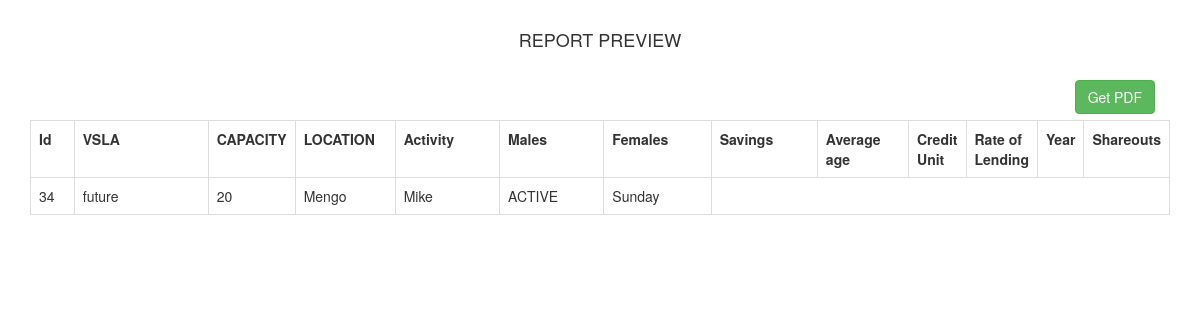
The app's page /report2.php with its own data.
### tables this page shows
CREATE TABLE `tbl_vsla` (
  `id` int(255) NOT NULL,
  `vslaName` varchar(25) NOT NULL,
  `capacity` int(11) NOT NULL,
  `location` varchar(25) NOT NULL,
  `chairperson` varchar(25) NOT NULL,
  `status` varchar(11) NOT NULL,
  `meeting` varchar(10) NOT NULL,
  `activity` text NOT NULL,
  `males` int(25) NOT NULL,
  `females` int(25) NOT NULL,
  `savings` int(25) NOT NULL,
  `averageage` int(25) NOT NULL,
  `creditunit` int(25) NOT NULL,
  `rateofLending` varchar(25) NOT NULL,
  `year` int(25) NOT NULL,
  `shareouts` int(25) NOT NULL,
  `division` varchar(255) NOT NULL,
  `loanstaken` int(11) NOT NULL,
  `loansreturned` int(11) NOT NULL
);

### report2.php (the view, shortened to what this page needs)
<?php
 function fetch_data()
 {
      $output = '';
      $conn = mysqli_connect("localhost", "root", "", "db_cfaax");
      $sql = "SELECT * FROM tbl_vsla ORDER BY id ASC";
      $result = mysqli_query($conn, $sql);
      while($row = mysqli_fetch_array($result))
      {
      $output .= '<tr>
                          <td>'.$row["id"].'</td>
                          <td>'.$row["vslaName"].'</td>
                          <td>'.$row["capacity"].'</td>
                          <td>'.$row["location"].'</td>
                          <td>'.$row["chairperson"].'</td>
                          <td>'.$row["status"].'</td>
                          <td>'.$row["meeting"].'</td>
                     </tr>
                          ';
      }
      return $output;
 }
 ?>
 <!DOCTYPE html>
 <html>
      <head>
           <link rel="stylesheet" href="https://maxcdn.bootstrapcdn.com/bootstrap/3.3.6/css/bootstrap.min.css" />
      </head>
      <body>
           <br />
           <div class="container">
                <h4 align="center"> REPORT PREVIEW</h4><br />
                <div class="table-responsive">
                	<div class="col-md-12" align="right">
                     <form method="post">
                          <input type="submit" name="generate_pdf" class="btn btn-success" value="Get PDF" />
                     </form>
                     </div>
                     <br/>
                     <br/>
                     <table class="table table-bordered">
                          <tr>
                          <th width="5%"><b>Id</b></th>
                        <th width="20%"><b>VSLA</b></th>
                        <th width="3%"><b>CAPACITY</b></th>
                        <th width="10%"><b>LOCATION</b></th>
                        <th width="13%"><b>Activity</b></th>
                         <th width="13%"><b>Males</b></th>
                         <th width="13%"><b>Females</b></th>
                         <th width="13%"><b>Savings</b></th>
                         <th width="13%"><b>Average age</b></th>
                         <th width="13%"><b>Credit Unit</b></th>
                         <th width="13%"><b>Rate of Lending</b></th>
                         <th width="13%"><b>Year</b></th>
                         <th width="13%"><b>Shareouts</b></th>
                          </tr>
                     <?php
                     echo fetch_data();
                     ?>
                     </table>
                </div>
           </div>
      </body>
 </html>

### records on screen
tbl_vsla: id "34", vslaName "future", capacity "20", location "Mengo", chairperson "Mike", status "ACTIVE", meeting "Sunday"
